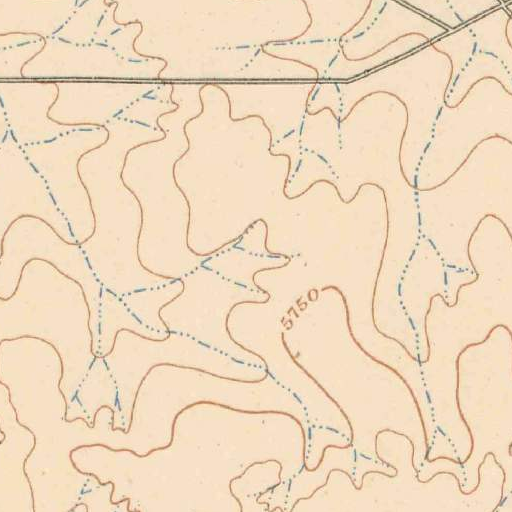
#> input picture benchmarks/data/public-8x6-template/images/cal-01-crop-01.png, 512 x 512 px, given in place of cal-03-crop-01.png, which was not available
$ python draft_references.py ../images/cal-01-crop-01.png
#> lines starting #> are read from the running program, lines starting #| are printed output that depends on the picture; after the words box and inside, x2 and y2 are one past the last pixel; in counts of white or black regions, pixels touching at a corner belong together
#> (reads benchmarks/data/public-8x6-template/drafting/waypoints.json from the repository)
#> in build, rgb is the input picture: shape (512, 512, 3); mean R, G, B 240.6, 217.9, 190.6
"""Rebuild the draft ordered references for the Korean calibration sheets.

This is a drafting aid, kept for provenance. It is not ArchaeoTrace code and
it is not imported by the plugin, the benchmark runner or the tests.

How the drafts were made
------------------------
A person picked waypoints by eye on enlarged views of each immutable crop
(``waypoints.json``). This script then joins consecutive waypoints with a
minimum-cost path over a colour mask of the target ink, so the line sits on
the printed ink instead of on straight segments between clicks:

* ``brown``/``faint`` follow contour ink, ``blue`` stream ink, ``grey`` black
  line work and ``water`` the filled double-line river band (centre favoured).
  Black grid lines, black text and the red overprint are never in a brown or
  blue mask.
* A waypoint marked ``"gap"`` is joined to the previous one with a straight
  segment. It is used where the line is hidden under a label.
* ``row-centroid`` takes, for each image row, the centroid of red-minus-green
  ink within 2 px of the guide; it is used where a pale contour runs against
  a grid line and the colour mask breaks up.

The joined line is smoothed (Gaussian, sigma 2 px) and resampled every 3 px.

Because the joins are minimum-cost paths, these drafts share an assumption
with Live-Wire style tracers. They are drafts for independent human review
and adjudication, and must not be used to publish rankings before that.

Requires numpy, scipy, scikit-image and Pillow.

Usage (from the repository root)::

    python3 benchmarks/data/public-8x6-template/drafting/draft_references.py OUT.json
"""

import json
import sys
from pathlib import Path

import numpy as np
from PIL import Image
from scipy import ndimage
from skimage.color import rgb2hsv
from skimage.graph import route_through_array

HERE = Path(__file__).resolve().parent
IMAGES = HERE.parent / "images"


def ink_masks(rgb):
    im = rgb.astype(float) / 255.0
    h, s, v = np.moveaxis(rgb2hsv(im), -1, 0)
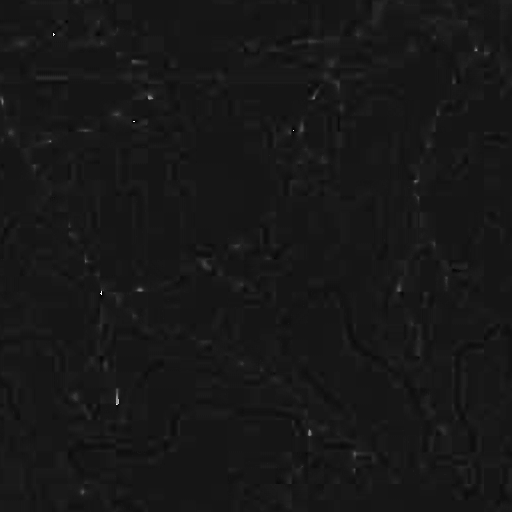
#> h: shape (512, 512) float64; min 0, max 0.99, mean 0.0922
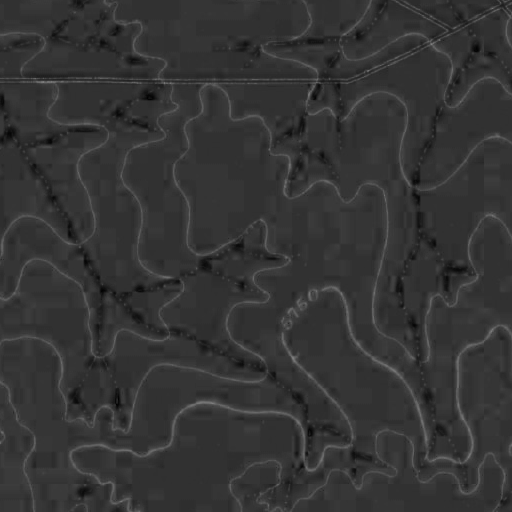
#> s: shape (512, 512) float64; min 0.0093, max 0.497, mean 0.209
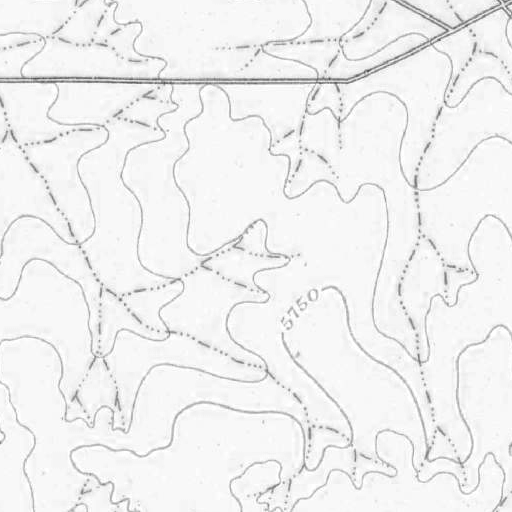
#> v: shape (512, 512) float64; min 0.302, max 1, mean 0.944
    r, g, _ = np.moveaxis(im, -1, 0)
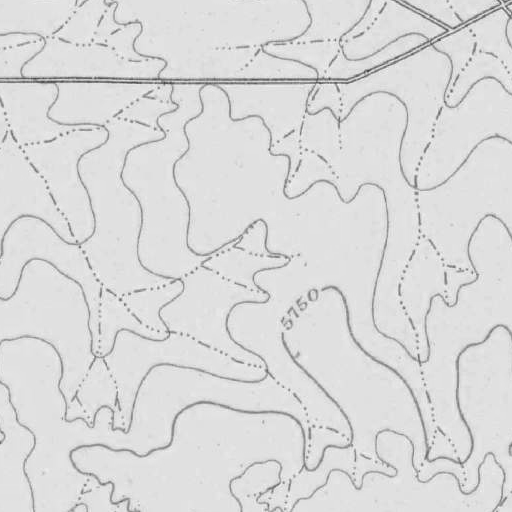
#> g: shape (512, 512) float64; min 0.255, max 1, mean 0.855
    red = (s > 0.55) & (r > 0.75) & (g < 0.45)
#> red: shape (512, 512) bool; every value is 0
    brownish = (h < 0.11) | (h > 0.97)
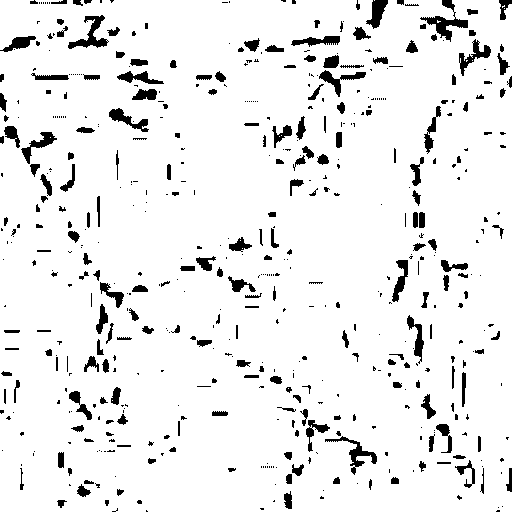
#> brownish: shape (512, 512) bool; 92.8% white; 547 black regions (328 under 20 px), largest, box (x1, y1, x2, y2) and area: (420, 0, 468, 42) 555, (68, 15, 109, 49) 477, (325, 436, 377, 475) 418
    return {
        "brown": brownish & (s > 0.28) & (v > 0.25) & (v < 0.9) & (r > g + 0.08) & ~red,
        "faint": brownish & (s > 0.16) & (v < 0.9) & (r > g + 0.05) & ~red,
        "blue": (h > 0.5) & (h < 0.7) & (s > 0.25) & (v < 0.85),
        "grey": (v < 0.6) & (s < 0.45),
        "water": (h > 0.35) & (h < 0.68) & (s > 0.12) & (v < 0.82),
    }


def smooth_resample(xy, sigma=2.0, step=3.0):
    xy = ndimage.gaussian_filter1d(np.asarray(xy, float), sigma, axis=0, mode="nearest")
    t = np.concatenate([[0.0], np.cumsum(np.hypot(*np.diff(xy, axis=0).T))])
    n = max(2, int(t[-1] // step) + 1)
    tt = np.linspace(0.0, t[-1], n)
    return np.stack([np.interp(tt, t, xy[:, 0]), np.interp(tt, t, xy[:, 1])], 1)


def min_cost_path(rgb, colour, via, exclude=()):
    mask = ink_masks(rgb)[colour]
#> mask: shape (512, 512) bool; 4.3% white in thin lines or dots
    for x0, y0, x1, y1 in exclude:
        mask[y0:y1, x0:x1] = False
    if colour == "water":
        mask = ndimage.binary_fill_holes(ndimage.binary_closing(mask, np.ones((3, 3)), iterations=2))
        dist = ndimage.distance_transform_edt(mask)
        cost = np.where(mask, 1.0 + 40.0 / (1.0 + dist) ** 2, 60.0)
    else:
        mask = ndimage.binary_closing(mask, np.ones((2, 2)))
#> mask: shape (512, 512) bool; 4.3% white in thin lines or dots
        dist = ndimage.distance_transform_edt(mask)
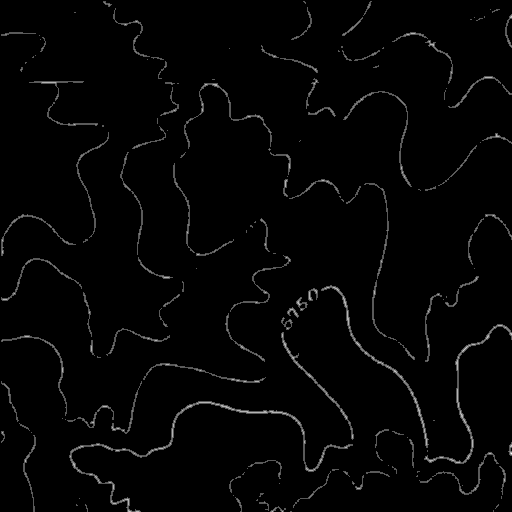
#> dist: shape (512, 512) float64; min 0, max 2.83, mean 0.0476; drawn with min black and max white
        cost = np.where(mask, 1.0 + 3.0 / (1.0 + dist), 30.0)
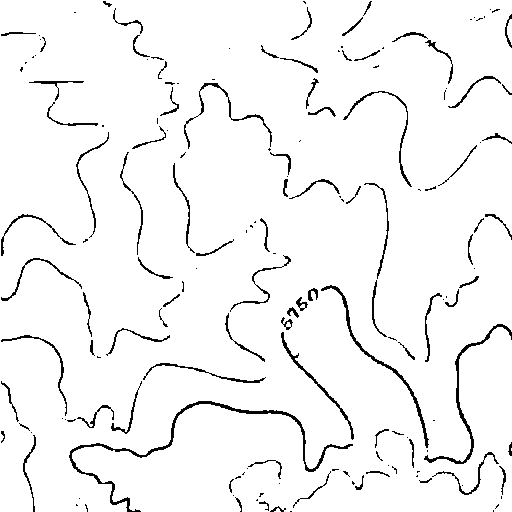
#> cost: shape (512, 512) float64; min 1.78, max 30, mean 28.8; drawn with min black and max white
    ys, xs = np.nonzero(mask)
#> ys = 11248 values from 1 to 511; xs = 11248 values, max 511 at index 94, min 1 at index 387, mean 265.2

    def snap(point):
        d2 = (xs - point[0]) ** 2 + (ys - point[1]) ** 2
#> d2 = 11248 values, max 255330 at index 94, min 13 at index 4783, mean 75508.4
        k = int(np.argmin(d2))
#> k = 4783
        if d2[k] <= 49:
            return int(ys[k]), int(xs[k])
        return int(point[1]), int(point[0])

    nodes = [snap(p) for p in via]
#> nodes = [(284, 80), (318, 150), (333, 200), (312, 240), (295, 283), (267, 279)]
    path = []
    for i in range(1, len(nodes)):
        a, b = nodes[i - 1], nodes[i]
        if len(via[i]) > 2 and via[i][2] == "gap":
            n = max(2, int(np.hypot(b[0] - a[0], b[1] - a[1])) + 1)
            seg = [(a[0] + (b[0] - a[0]) * k / (n - 1), a[1] + (b[1] - a[1]) * k / (n - 1)) for k in range(n)]
        else:
            seg, _ = route_through_array(cost, a, b, fully_connected=True, geometric=True)
        path.extend(seg if not path else seg[1:])
#> this loop made 5 passes
#> (a, b) on passes 1 to 5: ((284, 80), (318, 150)), ((318, 150), (333, 200)), ((333, 200), (312, 240)), ((312, 240), (295, 283)), ((295, 283), (267, 279))
#> after the loop, path = 385 pairs, first value 267 to 357, second value 80 to 283
    return smooth_resample([(c, r) for r, c in path])
#> in smooth_resample, `xy = ndimage.gaussian_filter1d(np.asarray(xy, float), sigma, axis=0, m..`: xy = 385 pairs, first value 80.11 to 281.4, second value 267 to 356.4
#> in smooth_resample, `t = np.concatenate([[0.0], np.cumsum(np.hypot(*np.diff(xy, axis=0).T))])`: t = 385 values from 0 to 395.7
#> in smooth_resample, `n = max(2, int(t[-1] // step) + 1)`: n = 132


def row_centroid(rgb, guide):
    rg = rgb[..., 0].astype(float) - rgb[..., 1].astype(float)
    gy = [p[1] for p in guide]
    gx = [p[0] for p in guide]
    points = []
    for y in range(int(gy[0]), int(gy[-1]) + 1):
        g = float(np.interp(y, gy, gx))
        lo, hi = int(round(g)) - 2, int(round(g)) + 3
        weight = np.clip(rg[y, lo:hi] - 8.0, 0.0, None)
        x = lo + float((weight * np.arange(hi - lo)).sum() / weight.sum()) if weight.sum() > 15 else g
        points.append((x, y))
    xy = np.array(points)
    xy[:, 0] = ndimage.gaussian_filter1d(xy[:, 0], 3, mode="nearest")
    return xy[::3]


def build():
    specs = json.loads((HERE / "waypoints.json").read_text(encoding="utf-8"))["crops"]
    out = {}
    for crop_id, spec in specs.items():
        rgb = np.asarray(Image.open(IMAGES / f"{crop_id}.png").convert("RGB"))
        if spec["method"] == "row-centroid":
            xy = row_centroid(rgb, spec["waypoints"])
        else:
            xy = min_cost_path(rgb, spec["ink"], spec["waypoints"], spec.get("exclude", []))
#> xy = 132 pairs, first value 80.11 to 280.5, second value 267 to 356.4
        out[crop_id] = [[round(float(x), 1), round(float(y), 1)] for x, y in xy]
#> pass 2 of the loop in build, `for crop_id, spec in specs.items():`:
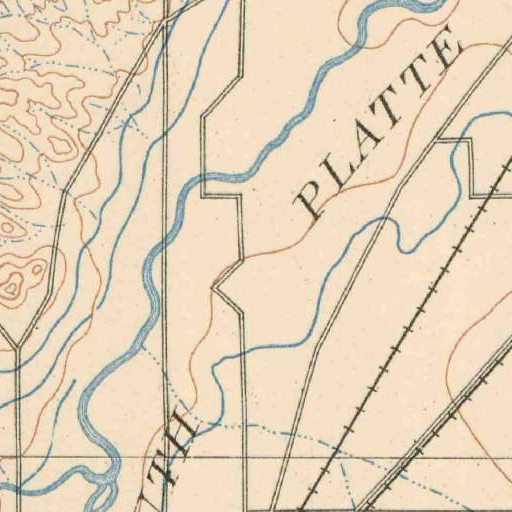
#> input picture benchmarks/data/public-8x6-template/images/cal-01-crop-02.png, 512 x 512 px, given in place of cal-03-crop-02.png, which was not available
#> in build, rgb is the input picture: shape (512, 512, 3); mean R, G, B 228.9, 210.9, 186.4
#> in ink_masks (call 2), `brownish = (h < 0.11) | (h > 0.97)`:
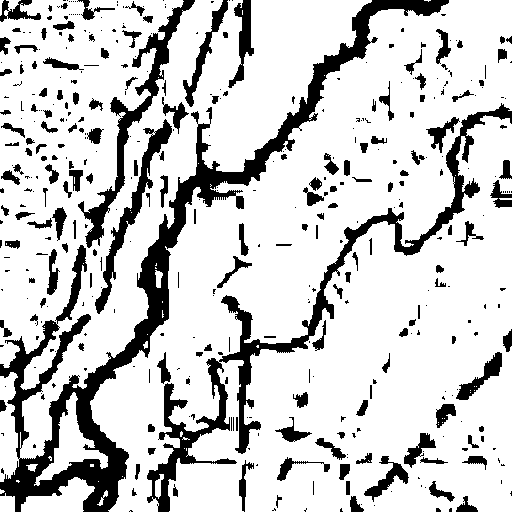
#> brownish: shape (512, 512) bool; 80.3% white; 423 black regions (261 under 20 px), largest, box (x1, y1, x2, y2) and area: (0, 0, 449, 512) 19348, (147, 103, 512, 512) 9225, (78, 0, 195, 248) 3362
#> in min_cost_path (call 2), `cost = np.where(mask, 1.0 + 3.0 / (1.0 + dist), 30.0)`:
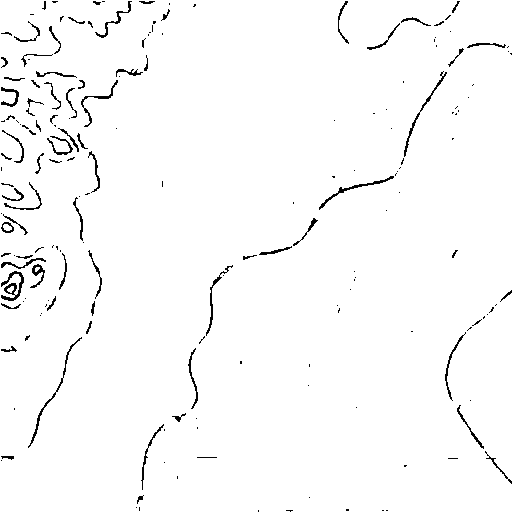
#> cost: shape (512, 512) float64; min 1.93, max 30, mean 29.4; drawn with min black and max white
#> ys = 5853 values from 1 to 511; xs = 5853 values, max 511 at index 949, min 1 at index 578, mean 162.1
#> nodes = [(224, 325), (253, 355), (270, 380), (295, 390), (306, 371), (330, 368), (352, 372), (374, 385), (372, 412)]
#> the loop in min_cost_path (call 2), `for i in range(1, len(nodes)):` made 8 passes
#> (a, b) on passes 1 to 8: ((224, 325), (253, 355)), ((253, 355), (270, 380)), ((270, 380), (295, 390)), ((295, 390), (306, 371)), ((306, 371), (330, 368)), ((330, 368), (352, 372)), ((352, 372), (374, 385)), ((374, 385), (372, 412))
#> after the loop in min_cost_path (call 2), `for i in range(1, len(nodes)):`: path = 195 pairs, first value 224 to 374, second value 325 to 412
#> in build, `xy = min_cost_path(rgb, spec["ink"], spec["waypoints"], spec.get("excl..`: xy = 74 pairs, first value 325.8 to 411.2, second value 224.4 to 374
    return out


if __name__ == "__main__":
#> (the run stopped early here; a loop or call above may not have finished)
